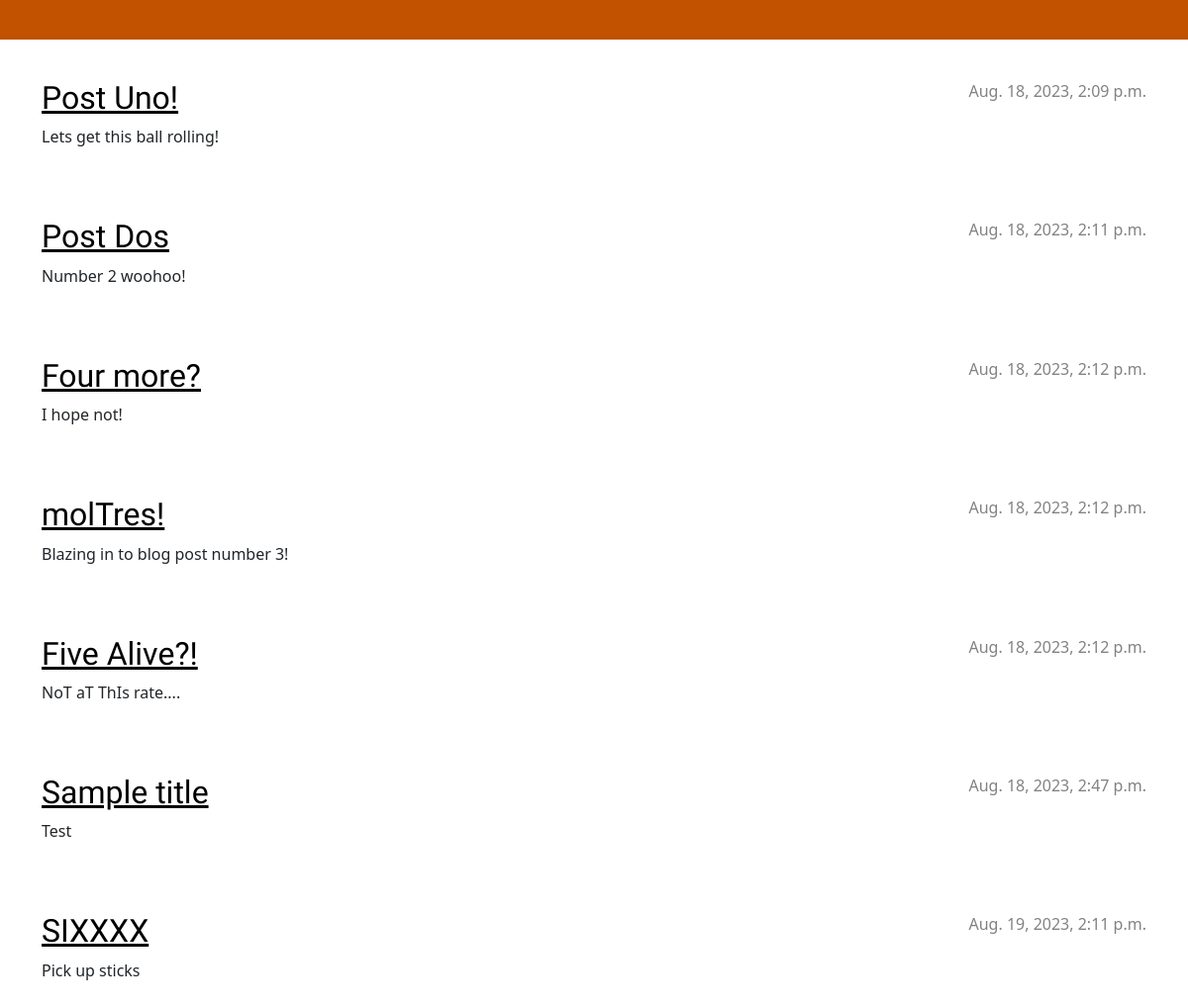
Before: / with the older database file.
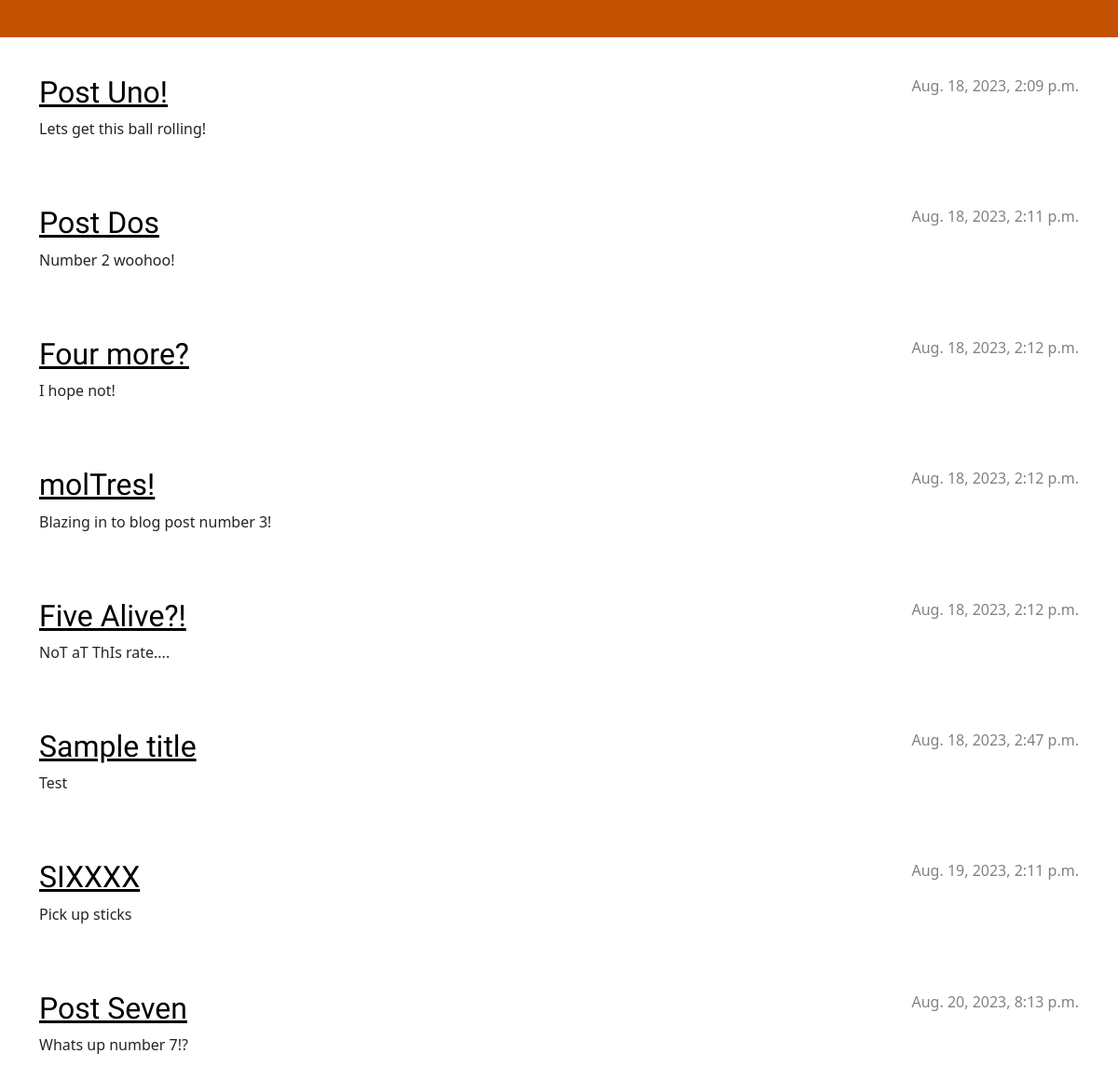
After: the same page with the newer database file.
### blog/models.py (models this page shows, shortened)
class Post(models.Model):
    author = models.ForeignKey(settings.AUTH_USER_MODEL, on_delete=models.CASCADE)
    title = models.CharField(max_length=200)
    text = models.TextField()
    created_date = models.DateTimeField(default=timezone.now)
    published_date = models.DateTimeField(blank=True, null=True)

### blog/views.py (the view)
# urls.py: path('', views.post_list, name='post_list'),
def post_list(request):
    posts = Post.objects.filter(published_date__lte=timezone.now()).order_by('published_date')
    return render(request, 'blog/post_list.html', {'posts': posts})

### blog/templates/blog/post_list.html
{% extends 'blog/base.html' %}
{% block content %}
{% for post in posts %}
<article class="post">
    <time class="date">
        {{ post.published_date }}
    </time>
    <h2><a href="{% url 'post_detail' pk=post.pk %}">{{ post.title }}</a></h2>
    <p>{{ post.text|linebreaksbr }}</p>
</article>
{% endfor %}
{% endblock %}

### blog/templates/blog/base.html (shortened to what this page needs)
{% load static %}
<!DOCTYPE html>
<html>
<head>
    <link rel="stylesheet" href="https://cdn.jsdelivr.net/npm/bootstrap@5.1.3/dist/css/bootstrap.min.css"
>
    <link rel="stylesheet" href="{% static 'css/blog.css' %}">
</head>
<body>
    <header class="page-header">
    </header>
    <main class="container">
        <div class="row">
            <div class="col">
                {% block content %}
                {% endblock %}
            </div>
        </div>
    </main>
</body>
</html>

### blog/static/css/blog.css (style rules this page uses)
.page-header { background-color: #C25100; margin-top: 0; margin-bottom: 40px; padding: 20px 20px 20px 40px; }
h1, h2, h3, h4 { font-family: 'Lobster', cursive; }
.date { color: #828282; }
.post { margin-bottom: 70px; }
.post h2 a, .post h2 a:visited { color: #000000; }
.post>.date, .post>.actions { float: right; }

Changed rows visible on the page:
added Post: published_date "Aug. 20, 2023, 8:13 p.m.", title "Post Seven", text "Whats up number 7!?"
